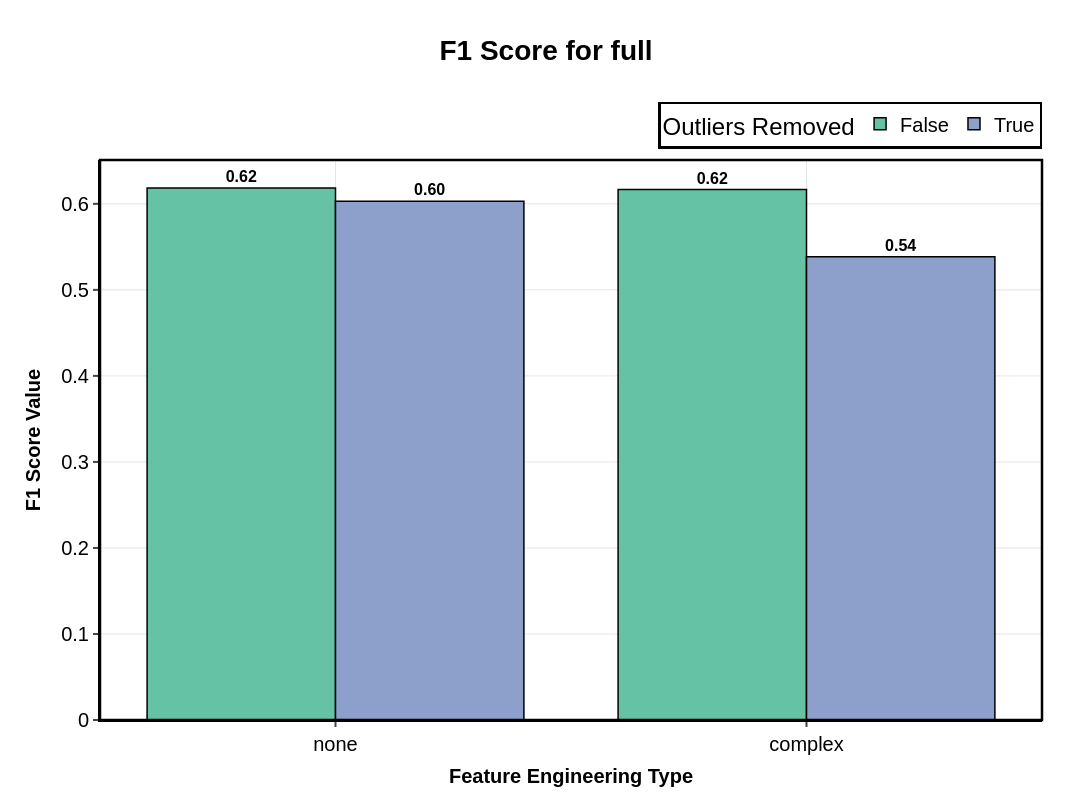
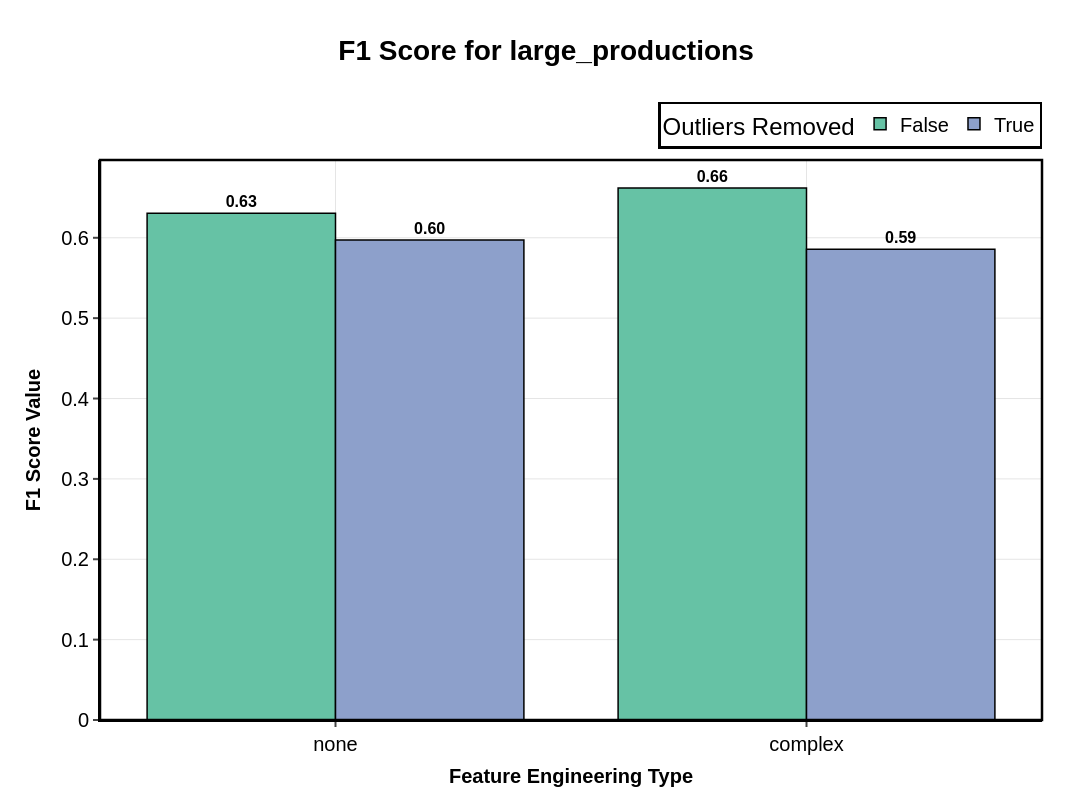
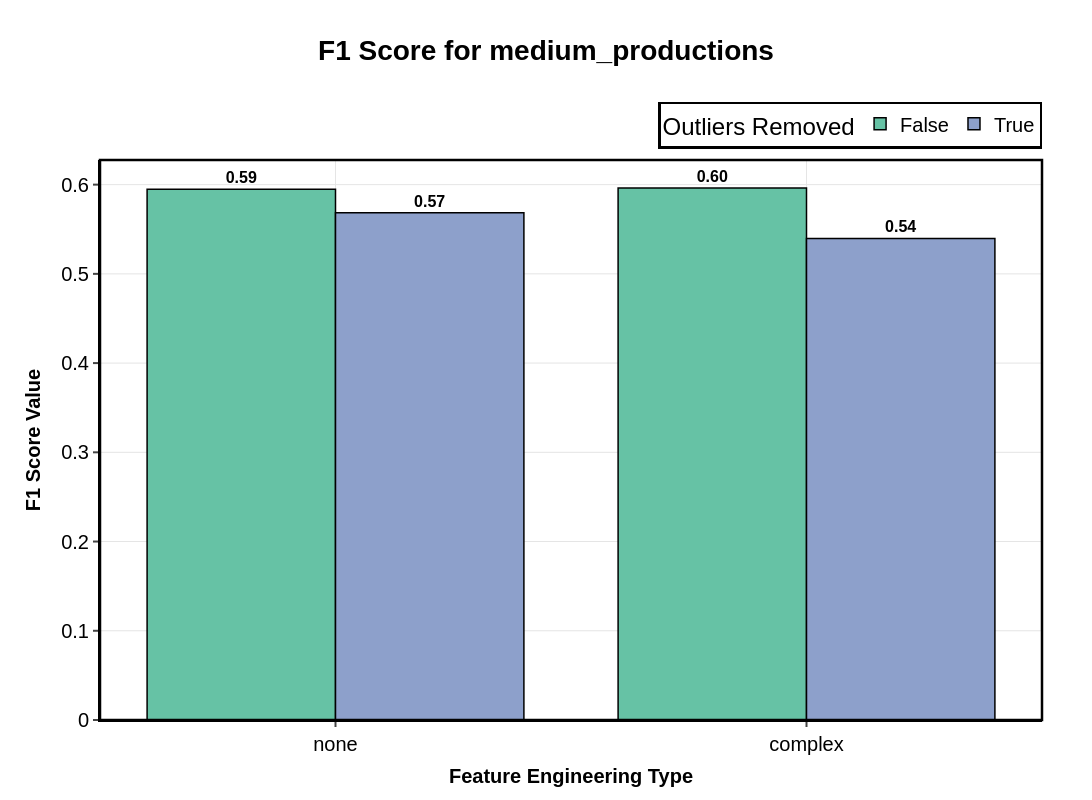
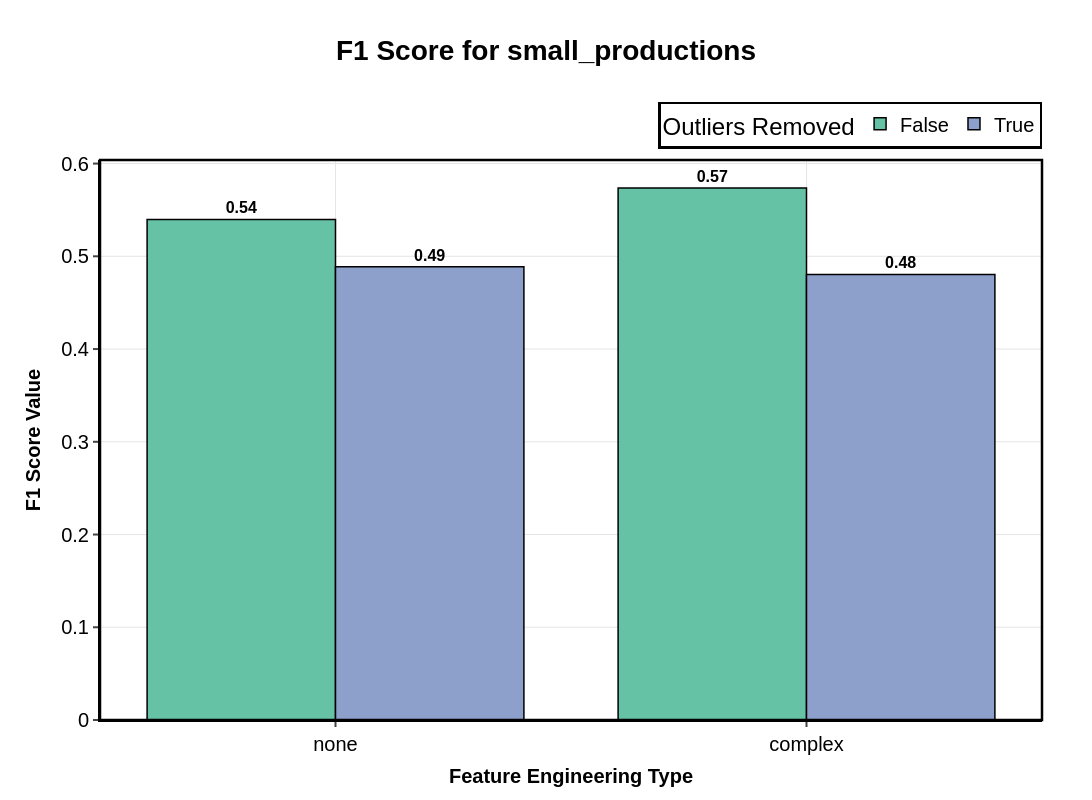

Notebook code cell kept with these figures, in order:
### Code cell
plot_one_metric_of_different_datasets_per_feature_engineering_outliers_with_plotly(
    experiment_df,
    problem_type="binary_classification",
    metric="F1 Score",
    metric_agg="max",
    print_stats=True,
    filename_prefix="step_4",
)

### Figure 1 — Plotly figure (JSON) as saved in the notebook; plotly's stock layout.template omitted (floating-point values rounded to 4 significant figures)
{"data": [{"alignmentgroup": "True", "hovertemplate": "Outliers Removed=False<br>Feature Engineering Type=%{x}<br>F1 Score Value=%{text}<extra></extra>", "legendgroup": "False", "marker": {"color": "#66C2A5", "line": {"color": "#000000", "width": 1.5}, "pattern": {"shape": ""}}, "name": "False", "offsetgroup": "False", "orientation": "v", "showlegend": true, "text": [0.6166, 0.6184], "textangle": 0, "textfont": {"color": "#000000", "size": 16}, "textposition": "outside", "texttemplate": "<b>%{text:.2f}</b>", "type": "bar", "x": ["complex", "none"], "xaxis": "x", "y": [0.6166, 0.6184], "yaxis": "y"}, {"alignmentgroup": "True", "hovertemplate": "Outliers Removed=True<br>Feature Engineering Type=%{x}<br>F1 Score Value=%{text}<extra></extra>", "legendgroup": "True", "marker": {"color": "#8DA0CB", "line": {"color": "#000000", "width": 1.5}, "pattern": {"shape": ""}}, "name": "True", "offsetgroup": "True", "orientation": "v", "showlegend": true, "text": [0.5385, 0.6031], "textangle": 0, "textfont": {"color": "#000000", "size": 16}, "textposition": "outside", "texttemplate": "<b>%{text:.2f}</b>", "type": "bar", "x": ["complex", "none"], "xaxis": "x", "y": [0.5385, 0.6031], "yaxis": "y"}], "layout": {"bargap": 0.2, "barmode": "group", "font": {"color": "#000000", "family": "Arial", "size": 20}, "height": 800, "legend": {"bgcolor": "rgba(255, 255, 255, 0.8)", "bordercolor": "#000000", "borderwidth": 2.5, "font": {"size": 20}, "orientation": "h", "title": {"text": "Outliers Removed"}, "tracegroupgap": 0, "x": 1, "xanchor": "right", "y": 1.02, "yanchor": "bottom"}, "margin": {"b": 80, "l": 100, "r": 50, "t": 160}, "paper_bgcolor": "white", "plot_bgcolor": "white", "shapes": [{"fillcolor": "rgba(0,0,0,0)", "line": {"color": "#000000", "width": 2.5}, "type": "rect", "x0": 0, "x1": 1, "xref": "paper", "y0": 0, "y1": 1, "yref": "paper"}], "showlegend": true, "title": {"font": {"color": "#000000", "size": 28}, "text": "<b>F1 Score for full</b>", "x": 0.5, "xanchor": "center", "y": 0.95, "yanchor": "top"}, "width": 1200, "xaxis": {"anchor": "y", "categoryarray": ["none", "complex"], "categoryorder": "array", "domain": [0, 1], "gridcolor": "#E5E5E5", "gridwidth": 1, "linecolor": "#000000", "linewidth": 2, "showgrid": true, "tickfont": {"size": 20}, "ticks": "outside", "tickwidth": 2, "title": {"font": {"color": "#000000", "size": 20}, "text": "<b>Feature Engineering Type</b>"}}, "yaxis": {"anchor": "x", "domain": [0, 1], "gridcolor": "#E5E5E5", "gridwidth": 1, "linecolor": "#000000", "linewidth": 2, "showgrid": true, "tickfont": {"size": 20}, "ticks": "outside", "tickwidth": 2, "title": {"font": {"color": "#000000", "size": 20}, "text": "<b>F1 Score Value</b>"}, "type": "linear", "zeroline": true, "zerolinecolor": "#000000", "zerolinewidth": 2}}}

### Figure 2 — Plotly figure (JSON) as saved in the notebook; plotly's stock layout.template omitted (floating-point values rounded to 4 significant figures)
{"data": [{"alignmentgroup": "True", "hovertemplate": "Outliers Removed=False<br>Feature Engineering Type=%{x}<br>F1 Score Value=%{text}<extra></extra>", "legendgroup": "False", "marker": {"color": "#66C2A5", "line": {"color": "#000000", "width": 1.5}, "pattern": {"shape": ""}}, "name": "False", "offsetgroup": "False", "orientation": "v", "showlegend": true, "text": [0.6619, 0.6306], "textangle": 0, "textfont": {"color": "#000000", "size": 16}, "textposition": "outside", "texttemplate": "<b>%{text:.2f}</b>", "type": "bar", "x": ["complex", "none"], "xaxis": "x", "y": [0.6619, 0.6306], "yaxis": "y"}, {"alignmentgroup": "True", "hovertemplate": "Outliers Removed=True<br>Feature Engineering Type=%{x}<br>F1 Score Value=%{text}<extra></extra>", "legendgroup": "True", "marker": {"color": "#8DA0CB", "line": {"color": "#000000", "width": 1.5}, "pattern": {"shape": ""}}, "name": "True", "offsetgroup": "True", "orientation": "v", "showlegend": true, "text": [0.5859, 0.5973], "textangle": 0, "textfont": {"color": "#000000", "size": 16}, "textposition": "outside", "texttemplate": "<b>%{text:.2f}</b>", "type": "bar", "x": ["complex", "none"], "xaxis": "x", "y": [0.5859, 0.5973], "yaxis": "y"}], "layout": {"bargap": 0.2, "barmode": "group", "font": {"color": "#000000", "family": "Arial", "size": 20}, "height": 800, "legend": {"bgcolor": "rgba(255, 255, 255, 0.8)", "bordercolor": "#000000", "borderwidth": 2.5, "font": {"size": 20}, "orientation": "h", "title": {"text": "Outliers Removed"}, "tracegroupgap": 0, "x": 1, "xanchor": "right", "y": 1.02, "yanchor": "bottom"}, "margin": {"b": 80, "l": 100, "r": 50, "t": 160}, "paper_bgcolor": "white", "plot_bgcolor": "white", "shapes": [{"fillcolor": "rgba(0,0,0,0)", "line": {"color": "#000000", "width": 2.5}, "type": "rect", "x0": 0, "x1": 1, "xref": "paper", "y0": 0, "y1": 1, "yref": "paper"}], "showlegend": true, "title": {"font": {"color": "#000000", "size": 28}, "text": "<b>F1 Score for large_productions</b>", "x": 0.5, "xanchor": "center", "y": 0.95, "yanchor": "top"}, "width": 1200, "xaxis": {"anchor": "y", "categoryarray": ["none", "complex"], "categoryorder": "array", "domain": [0, 1], "gridcolor": "#E5E5E5", "gridwidth": 1, "linecolor": "#000000", "linewidth": 2, "showgrid": true, "tickfont": {"size": 20}, "ticks": "outside", "tickwidth": 2, "title": {"font": {"color": "#000000", "size": 20}, "text": "<b>Feature Engineering Type</b>"}}, "yaxis": {"anchor": "x", "domain": [0, 1], "gridcolor": "#E5E5E5", "gridwidth": 1, "linecolor": "#000000", "linewidth": 2, "showgrid": true, "tickfont": {"size": 20}, "ticks": "outside", "tickwidth": 2, "title": {"font": {"color": "#000000", "size": 20}, "text": "<b>F1 Score Value</b>"}, "type": "linear", "zeroline": true, "zerolinecolor": "#000000", "zerolinewidth": 2}}}

### Figure 3 — Plotly figure (JSON) as saved in the notebook; plotly's stock layout.template omitted (floating-point values rounded to 4 significant figures)
{"data": [{"alignmentgroup": "True", "hovertemplate": "Outliers Removed=False<br>Feature Engineering Type=%{x}<br>F1 Score Value=%{text}<extra></extra>", "legendgroup": "False", "marker": {"color": "#66C2A5", "line": {"color": "#000000", "width": 1.5}, "pattern": {"shape": ""}}, "name": "False", "offsetgroup": "False", "orientation": "v", "showlegend": true, "text": [0.5962, 0.5949], "textangle": 0, "textfont": {"color": "#000000", "size": 16}, "textposition": "outside", "texttemplate": "<b>%{text:.2f}</b>", "type": "bar", "x": ["complex", "none"], "xaxis": "x", "y": [0.5962, 0.5949], "yaxis": "y"}, {"alignmentgroup": "True", "hovertemplate": "Outliers Removed=True<br>Feature Engineering Type=%{x}<br>F1 Score Value=%{text}<extra></extra>", "legendgroup": "True", "marker": {"color": "#8DA0CB", "line": {"color": "#000000", "width": 1.5}, "pattern": {"shape": ""}}, "name": "True", "offsetgroup": "True", "orientation": "v", "showlegend": true, "text": [0.5397, 0.5686], "textangle": 0, "textfont": {"color": "#000000", "size": 16}, "textposition": "outside", "texttemplate": "<b>%{text:.2f}</b>", "type": "bar", "x": ["complex", "none"], "xaxis": "x", "y": [0.5397, 0.5686], "yaxis": "y"}], "layout": {"bargap": 0.2, "barmode": "group", "font": {"color": "#000000", "family": "Arial", "size": 20}, "height": 800, "legend": {"bgcolor": "rgba(255, 255, 255, 0.8)", "bordercolor": "#000000", "borderwidth": 2.5, "font": {"size": 20}, "orientation": "h", "title": {"text": "Outliers Removed"}, "tracegroupgap": 0, "x": 1, "xanchor": "right", "y": 1.02, "yanchor": "bottom"}, "margin": {"b": 80, "l": 100, "r": 50, "t": 160}, "paper_bgcolor": "white", "plot_bgcolor": "white", "shapes": [{"fillcolor": "rgba(0,0,0,0)", "line": {"color": "#000000", "width": 2.5}, "type": "rect", "x0": 0, "x1": 1, "xref": "paper", "y0": 0, "y1": 1, "yref": "paper"}], "showlegend": true, "title": {"font": {"color": "#000000", "size": 28}, "text": "<b>F1 Score for medium_productions</b>", "x": 0.5, "xanchor": "center", "y": 0.95, "yanchor": "top"}, "width": 1200, "xaxis": {"anchor": "y", "categoryarray": ["none", "complex"], "categoryorder": "array", "domain": [0, 1], "gridcolor": "#E5E5E5", "gridwidth": 1, "linecolor": "#000000", "linewidth": 2, "showgrid": true, "tickfont": {"size": 20}, "ticks": "outside", "tickwidth": 2, "title": {"font": {"color": "#000000", "size": 20}, "text": "<b>Feature Engineering Type</b>"}}, "yaxis": {"anchor": "x", "domain": [0, 1], "gridcolor": "#E5E5E5", "gridwidth": 1, "linecolor": "#000000", "linewidth": 2, "showgrid": true, "tickfont": {"size": 20}, "ticks": "outside", "tickwidth": 2, "title": {"font": {"color": "#000000", "size": 20}, "text": "<b>F1 Score Value</b>"}, "type": "linear", "zeroline": true, "zerolinecolor": "#000000", "zerolinewidth": 2}}}

### Figure 4 — Plotly figure (JSON) as saved in the notebook; plotly's stock layout.template omitted (floating-point values rounded to 4 significant figures)
{"data": [{"alignmentgroup": "True", "hovertemplate": "Outliers Removed=False<br>Feature Engineering Type=%{x}<br>F1 Score Value=%{text}<extra></extra>", "legendgroup": "False", "marker": {"color": "#66C2A5", "line": {"color": "#000000", "width": 1.5}, "pattern": {"shape": ""}}, "name": "False", "offsetgroup": "False", "orientation": "v", "showlegend": true, "text": [0.5737, 0.5397], "textangle": 0, "textfont": {"color": "#000000", "size": 16}, "textposition": "outside", "texttemplate": "<b>%{text:.2f}</b>", "type": "bar", "x": ["complex", "none"], "xaxis": "x", "y": [0.5737, 0.5397], "yaxis": "y"}, {"alignmentgroup": "True", "hovertemplate": "Outliers Removed=True<br>Feature Engineering Type=%{x}<br>F1 Score Value=%{text}<extra></extra>", "legendgroup": "True", "marker": {"color": "#8DA0CB", "line": {"color": "#000000", "width": 1.5}, "pattern": {"shape": ""}}, "name": "True", "offsetgroup": "True", "orientation": "v", "showlegend": true, "text": [0.4805, 0.4887], "textangle": 0, "textfont": {"color": "#000000", "size": 16}, "textposition": "outside", "texttemplate": "<b>%{text:.2f}</b>", "type": "bar", "x": ["complex", "none"], "xaxis": "x", "y": [0.4805, 0.4887], "yaxis": "y"}], "layout": {"bargap": 0.2, "barmode": "group", "font": {"color": "#000000", "family": "Arial", "size": 20}, "height": 800, "legend": {"bgcolor": "rgba(255, 255, 255, 0.8)", "bordercolor": "#000000", "borderwidth": 2.5, "font": {"size": 20}, "orientation": "h", "title": {"text": "Outliers Removed"}, "tracegroupgap": 0, "x": 1, "xanchor": "right", "y": 1.02, "yanchor": "bottom"}, "margin": {"b": 80, "l": 100, "r": 50, "t": 160}, "paper_bgcolor": "white", "plot_bgcolor": "white", "shapes": [{"fillcolor": "rgba(0,0,0,0)", "line": {"color": "#000000", "width": 2.5}, "type": "rect", "x0": 0, "x1": 1, "xref": "paper", "y0": 0, "y1": 1, "yref": "paper"}], "showlegend": true, "title": {"font": {"color": "#000000", "size": 28}, "text": "<b>F1 Score for small_productions</b>", "x": 0.5, "xanchor": "center", "y": 0.95, "yanchor": "top"}, "width": 1200, "xaxis": {"anchor": "y", "categoryarray": ["none", "complex"], "categoryorder": "array", "domain": [0, 1], "gridcolor": "#E5E5E5", "gridwidth": 1, "linecolor": "#000000", "linewidth": 2, "showgrid": true, "tickfont": {"size": 20}, "ticks": "outside", "tickwidth": 2, "title": {"font": {"color": "#000000", "size": 20}, "text": "<b>Feature Engineering Type</b>"}}, "yaxis": {"anchor": "x", "domain": [0, 1], "gridcolor": "#E5E5E5", "gridwidth": 1, "linecolor": "#000000", "linewidth": 2, "showgrid": true, "tickfont": {"size": 20}, "ticks": "outside", "tickwidth": 2, "title": {"font": {"color": "#000000", "size": 20}, "text": "<b>F1 Score Value</b>"}, "type": "linear", "zeroline": true, "zerolinecolor": "#000000", "zerolinewidth": 2}}}
